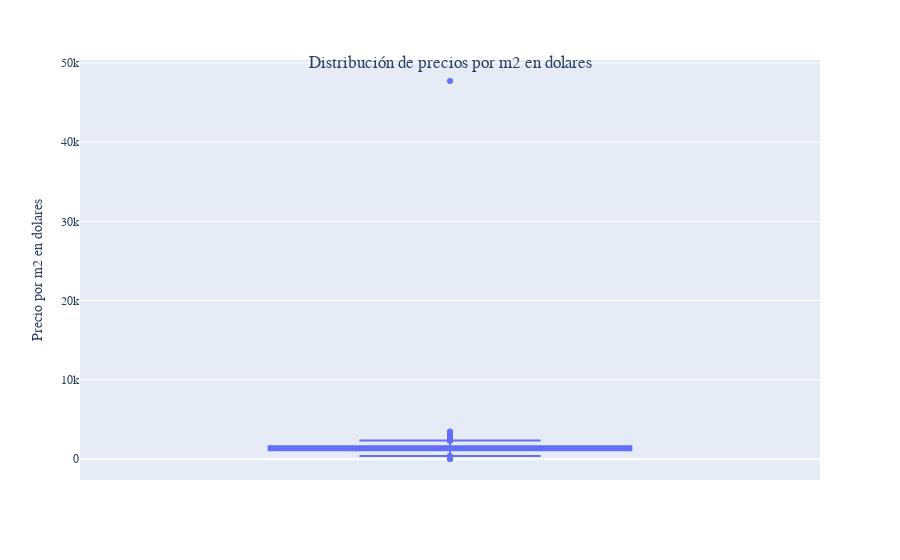

Notebook source saved alongside this figure:
### Markdown cell above
Vemos que el grafico esta condicionado por los outliers

### Code cell
fig = px.box(data_frame=data_cba_sin_null, y="price_m2_usd_cal")

fig.update_layout(
    title={
        'text': "Distribución de precios por m2 en dolares",
        'y':0.9,
        'x':0.5,
        'xanchor': 'center',
        'yanchor': 'top'},
    yaxis_title="Precio por m2 en dolares",
    font=dict(
        family="Arial",
        size=12))
fig.show()

### Figure 1 — Plotly figure (JSON) as saved in the notebook; plotly's stock layout.template omitted (floating-point values rounded to 4 significant figures; data arrays with more than 128 entries replaced by an {"elided": "..."} marker saying what was removed)
{"data": [{"alignmentgroup": "True", "hovertemplate": "price_m2_usd_cal=%{y}<extra></extra>", "legendgroup": "", "marker": {"color": "#636efa"}, "name": "", "notched": false, "offsetgroup": "", "orientation": "v", "showlegend": false, "type": "box", "x0": " ", "xaxis": "x", "y": {"elided": "1868 float values"}, "y0": " ", "yaxis": "y"}], "layout": {"boxmode": "group", "font": {"family": "Arial", "size": 12}, "legend": {"tracegroupgap": 0}, "margin": {"t": 60}, "title": {"text": "Distribución de precios por m2 en dolares", "x": 0.5, "xanchor": "center", "y": 0.9, "yanchor": "top"}, "xaxis": {"anchor": "y", "domain": [0, 1]}, "yaxis": {"anchor": "x", "domain": [0, 1], "title": {"text": "Precio por m2 en dolares"}}}}
